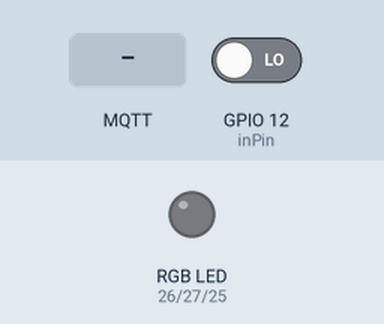
Simulated run of this program. Board: ESP32. Parts: an RGB LED mixed from three pins (HIGH = lit). Dashed ring = blinking. Inputs (shaded band) come from the test bench; at power-on: GPIO 12 (inPin) LOW. WiFi joins after 1.5 s; servers stay silent unless stated; random numbers use the default seed unless the program sets one; no MQTT or app messages arrive unless stated; what the program prints to the serial monitor is not drawn. At 9.8 s the program restarts the board; the recording ends there.

Above: at 2.7 s.
2.8 s: GPIO 12 (inPin) driven HIGH
At 3.97 s:
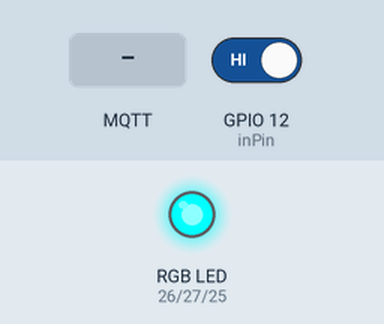
At 4.32 s:
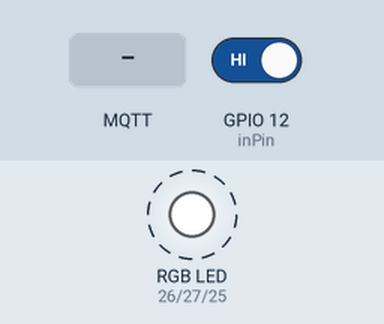
5.8 s: MQTT message "0" arrives on the first subscribed topic
At 5.9 s:
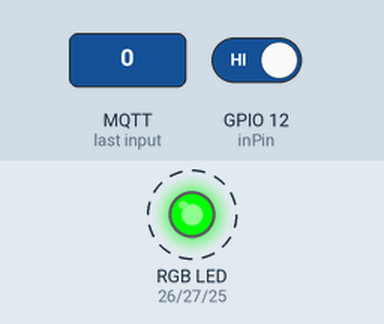
Timing chart, 0 to 9.8 s (numbered marks = the images above; inputs shaded):
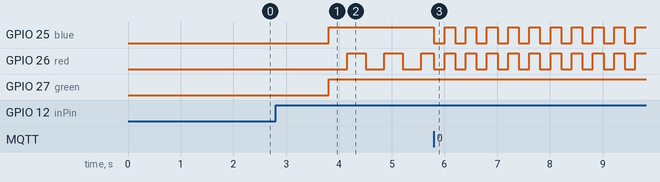

The program:

main.cpp
```cpp
#include <Arduino.h>

#include <esp_now.h>
#include <WiFi.h>
#include "PubSubClient.h"
#include "Wire.h"
#include "SPI.h"
#include "Adafruit_SPIDevice.h"
#include "ESPAsyncWebServer.h"
#include <Arduino_JSON.h>
using namespace std;

#include <SPI.h>

//Mqtt constants
#define SSIDA "NETGEAR68"
#define PWD "excitedtuba713"
#define MQTT_SERVER "192.168.1.2" // could change if the setup is moved
#define MQTT_PORT 1883

WiFiClient espClient;
PubSubClient client(espClient);

unsigned long myPrevMillis;

void myDelay(int del)
{
  myPrevMillis = millis();
  while (millis() - myPrevMillis <= del)
  {
    client.loop();
  }
}

/////////////////////////////////////////////////////////////////////////////////////////////////////////////////////////////////////////
/////////////////////////////////////////////////////// SETUP LEDSTRIP //////////////////////////////////////////////////////////////////
/////////////////////////////////////////////////////////////////////////////////////////////////////////////////////////////////////////

#define red 26
#define green 27
#define blue 25

#define inPin 12

// setting PWM properties
const int freq = 5000;
const int redChannel = 0;
const int greenChannel = 1;
const int blueChannel = 2;
const int resolution = 8; //Resolution 8, 10, 12, 15

//=======================================================================
//                    Power on setup
//=======================================================================
void setupLed()
{

  pinMode(red, OUTPUT);
  pinMode(green, OUTPUT);
  pinMode(blue, OUTPUT);

  // configure LED PWM functionalitites
  ledcSetup(redChannel, freq, resolution);
  ledcSetup(greenChannel, freq, resolution);
  ledcSetup(blueChannel, freq, resolution);

  // attach the channel to the GPIO2 to be controlled
  ledcAttachPin(red, redChannel);
  ledcAttachPin(green, greenChannel);
  ledcAttachPin(blue, blueChannel);
}

void RGB_color(int red_light_value, int green_light_value, int blue_light_value)
{
  ledcWrite(redChannel, red_light_value);
  ledcWrite(greenChannel, green_light_value);
  ledcWrite(blueChannel, blue_light_value);
}

//int teller;
int redFrequency = 0;
int greenFrequency = 0;
int blueFrequency = 0;
int kleur = 6;

/*
  green = 0
  red = 1
  blue = 2
  yellow = 3
  purple = 4
  cyan = 5
  black = 6
*/

//Met behulp van de ontvangen kleuren de gemaakt kleur bepalen
int colorMaker(int mColor1, int mColor2)
{

  //groen
  if(((mColor1 == 0 || mColor2 == 0) && (mColor1 == 6 || mColor2 == 6)) || (mColor1 == 2 && mColor2 == 2)) {
      kleur=0;
      RGB_color(255, 0, 255);
    }
  //rood
  if(((mColor1 == 1 || mColor2 == 1) && (mColor1 ==6 || mColor2 ==6))|| (mColor1 == 1 && mColor2 == 1)) {
      kleur=1;
      RGB_color(0,255, 255);
    }
  //blauw
  if(((mColor1 == 2 || mColor2 == 2) && (mColor1 == 6 || mColor2 == 6)) || (mColor1 == 2 && mColor2 == 2)) {
      kleur=2;
      RGB_color(255, 255, 0);
    }
  //geel
  if((mColor1 == 0 || mColor2 == 0) && (mColor1 == 1 || mColor2 == 1)){
      kleur=3;
      RGB_color(0, 0, 255);
    }
  //paars
  if((mColor1 == 1|| mColor2 == 1) && (mColor1 == 2|| mColor2 == 2)){
      kleur=4;
      RGB_color(0, 255,0);
    }
  //cyaan
  if((mColor1 == 0|| mColor2 == 0) && (mColor1 == 2|| mColor2 == 2)){
      kleur=5;
      RGB_color(255, 0, 0);
    }
  if((mColor1 == 6)&&(mColor2 == 6)){
      kleur=6;
      RGB_color(0,0,0);
  }/*
  if (mColor1 == 0)
  {
    kleur = 0;
    RGB_color(255, 0, 255);
  }
  if (mColor1 == 1)
  {
    kleur = 1;
    RGB_color(0, 255, 255);
  }
  if (mColor1 == 2)
  {
    kleur = 2;
    RGB_color(255, 255, 0);
  }*/
  return kleur;
}

/////////////////////////////////////////////////////////////////////////////////////////////////////////////////////////////////////////
//////////////////////////////////////////////////////////// SETUP MQTT /////////////////////////////////////////////////////////////////
/////////////////////////////////////////////////////////////////////////////////////////////////////////////////////////////////////////

int sequence[7];

int reset = 0;
int pauze = 0;
int digitCode;
int color1;
int color2;
String sequentiestring;

void callback(char *topic, byte *message, unsigned int length);

void setup_wifi()
{
  myDelay(10);
  Serial.println("Connecting to WiFi..");

  WiFi.begin(SSIDA, PWD);

  while (WiFi.status() != WL_CONNECTED)
  {
    myDelay(500);
    Serial.print(".");
  }

  Serial.println("");
  Serial.println("WiFi connected");
  Serial.println("IP address: ");
  Serial.println(WiFi.localIP());
}

int pauzeFitness=0;
int pauzeOntsmet=0;

void callback(char *topic, byte *message, unsigned int length)
{
  Serial.print("Message arrived on topic: ");
  Serial.print(topic);
  Serial.print(". Message: ");
  String messageTemp;

  for (int i = 0; i < length; i++)
  {
    Serial.print((char)message[i]);
    messageTemp += (char)message[i];
  }
  Serial.println();

  // Feel free to add more if statements to control more GPIOs with MQTT

  // If a message is received on the topic esp32/output, you check if the message is either "on" or "off".
  // Changes the output state according to the message
  if (String(topic) == "esp32/vaccin/control")
  {
    //0 -- Reset
    if (messageTemp == "0")
    {
      for (int i = 0; i < 10; i++)
    {
      RGB_color(0, 255, 0);
      myDelay(200);
      RGB_color(255, 255, 255);
      myDelay(200);
    }
      ESP.restart();
      //reset = true;
    }
    //1 -- Pause ontsmetting
    if (messageTemp == "1")
    {
      pauzeOntsmet=1;
    }
    //2 -- Continue ontsmetting
    if (messageTemp == "2")
    {
      pauzeOntsmet=0;
    }
    //3 -- Pause fitness
    if (messageTemp == "3")
    {
      pauzeFitness=1;
    }
    //4 -- Continue ontsmetting
    if (messageTemp == "4")
    {
      pauzeOntsmet=0;
    }
  }

  if (String(topic) == "esp32/vaccin/button1")
  {
    Serial.println("Button1");
    color1 = messageTemp.toInt();
  }

  if (String(topic) == "esp32/vaccin/button2")
  {
    Serial.println("Button2");
    color2 = messageTemp.toInt();
  }

  if (String(topic) == "esp32/vaccin/kast")
  {
    Serial.println("Kast");
    sequentiestring = messageTemp;
    Serial.println(sequentiestring);
    sequence[0] = sequentiestring.substring(0, 1).toInt();
    sequence[1] = sequentiestring.substring(1, 2).toInt();
    sequence[2] = sequentiestring.substring(2, 3).toInt();
    sequence[3] = sequentiestring.substring(3, 4).toInt();
    sequence[4] = sequentiestring.substring(4, 5).toInt();
    sequence[5] = sequentiestring.substring(5, 6).toInt();
    sequence[6] = sequentiestring.substring(6, 7).toInt();

    for (int i = 0; i < 7; i++)
    {
      Serial.println(sequence[i]);
    }
  }
  if (String(topic) == "esp32/vaccin/number")
  {
    Serial.println(messageTemp);
  }
}

// function to establish MQTT connection
void reconnect()
{
  myDelay(10);
  // Loop until we're reconnected
  while (!client.connected())
  {
    Serial.print("Attempting MQTT connection...");
    // Attempt to connect
    if (client.connect("ESP32vaccin"))
    {
      Serial.println("connected");

      // ... and resubscribe
      client.subscribe("esp32/vaccin/control");
      client.subscribe("esp32/vaccin/number");
      client.subscribe("esp32/vaccin/button1");
      client.subscribe("esp32/vaccin/button2");
      client.subscribe("esp32/vaccin/kast");
    }
    else
    {
      Serial.print("failed, rc=");
      Serial.print(client.state());
      Serial.println(" try again in 5 seconds");
      myDelay(5000);
    }
  }
}

/////////////////////////////////////////////////////////////////////////////////////////////////////////////////////////////////////////
//////////////////////////////////////////////////////////// SETUP //////////////////////////////////////////////////////////////////////
/////////////////////////////////////////////////////////////////////////////////////////////////////////////////////////////////////////

void setup()
{
  //Initialize Serial Monitor
  Serial.begin(115200);

  setup_wifi();
  client.setServer(MQTT_SERVER, MQTT_PORT);
  client.setCallback(callback);

  //Set device as a Wi-Fi Station
  WiFi.mode(WIFI_STA);

  setupLed();
}

int val = 0;
int mixedColor;
int correct = 0;
int check = 0;

/////////////////////////////////////////////////////////////////////////////////////////////////////////////////////////////////////////
//////////////////////////////////////////////////////////// LOOP  //////////////////////////////////////////////////////////////////////
/////////////////////////////////////////////////////////////////////////////////////////////////////////////////////////////////////////

void loop()
{
  if (!client.connected())
  {
    reconnect();
  }
  client.loop();

  val = digitalRead(inPin); // read input value
  if ((val == HIGH) && (correct < 7) && (pauzeOntsmet == 0) && (pauzeFitness==0))
  {
    Serial.println("push");
    kleur = colorMaker(color2, color1);
    myDelay(1000);
    if (kleur != sequence[correct])
    {
      correct = 0;
      Serial.println(sequence[correct]);
      Serial.println("fout");
      for (int i = 0; i < 3; i++)
      {
        RGB_color(0, 255, 255); //rood laten pinken
        myDelay(350);
        RGB_color(255, 255, 255);
        myDelay(350);
      }
      colorMaker(color2, color1);
    }

    else if (kleur == sequence[correct])
    {
      Serial.println("Juist");
      correct++;
      Serial.println(sequence[correct]);
      for (int i = 0; i < 3; i++)
      {
        RGB_color(255, 0, 255); //groen laten pinken
        myDelay(350);
        RGB_color(255, 255, 255);
        myDelay(350);
      }
      colorMaker(color2, color1);
    }
  }

  if ((correct == 7) && (check == 0))
  {
    //random getal aanmaken
    srand(time(NULL));
    digitCode = rand() % 10;
    Serial.println(digitCode);

    String number = (String)digitCode;
    const char *alohomora = number.c_str();
    client.publish("esp32/vaccin/number", alohomora);
    Serial.println("Alohomora sent");

    //dat getal sturen naar de centrale
    //tonen op de ledstrip door aantal keer te laten pinken in wit
    for (int j = 0; j < 15; j++)
    { //15 keer het juiste getal laten zien afgewisseld met rood pinken
      for (int i = 0; i < digitCode; i++)
      {
        RGB_color(0, 0, 0);
        myDelay(350);
        RGB_color(255, 255, 255);
        myDelay(350);
      }
      for (int i = 0; i < digitCode; i++)
      {
        RGB_color(255, 255, 0);
        myDelay(350);
        RGB_color(255, 255, 255);
        myDelay(350);
      }
    }
    check = 1;
  }
}
```

Measured:
- after the input at 2.8 s, GPIO 25 (blue), GPIO 27 (green): LOW → HIGH after 1.0 s; GPIO 26 (red): alternates HIGH for 0.35 s and LOW for 0.35 s, starting after 1.4 s
- after the input at 5.8 s, GPIO 25 (blue): alternates HIGH for 0.20 s and LOW for 0.20 s, starting at once
